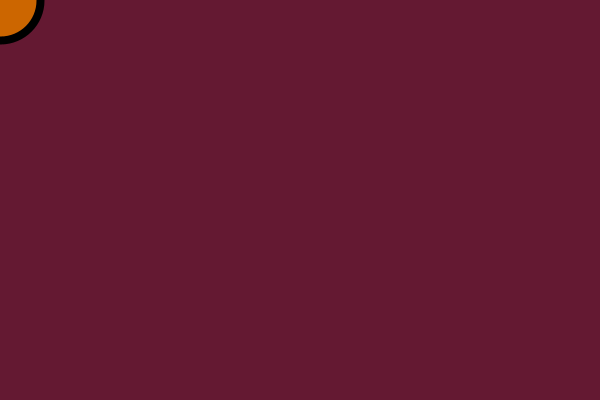
Frame 1 (no input)
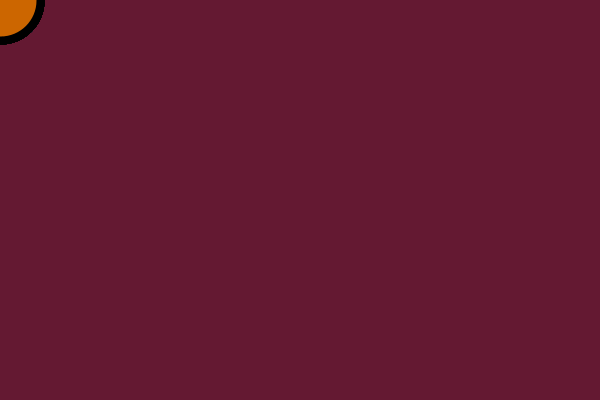
Frame 60 (the mouse pressed at the canvas centre just before this capture)
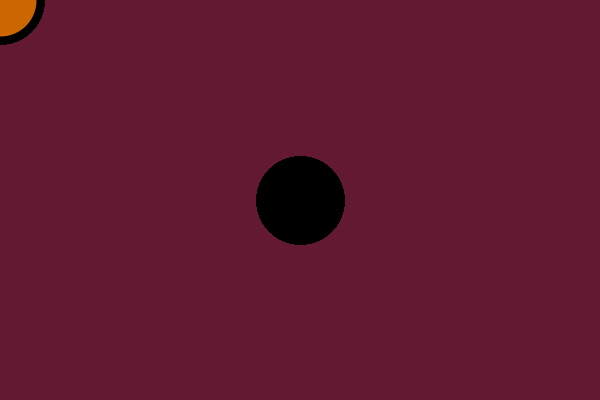
Frame 120 (the mouse held since frame 60 and released just before this capture)

The Processing sketch that drew these frames (run headless with seeded random() and noise(); from frame 60 on, the mouse is pressed at the canvas centre):

// Processing sketch: day_01_Welcome2
// ── day_01_Welcome2.pde
//----------------------------------------------------
// DT Bootcamp 2014, Parsons the New School for Design. 
// welcome - Day 1
// Borrowing some code from Daniel Shiffman's "Learning Processing"
//----------------------------------------------------

void setup() {
size(600, 400);
background(100,25,50);
smooth();
}


void draw() {
if (mousePressed) {
fill(0);
//fill(random(255),random(255),random(255)); 
} else {
//fill(random(255),random(255),random(255));  
fill(color(204, 102, 0));
}
strokeWeight(8);
ellipse(mouseX, mouseY, 80, 80);
}
